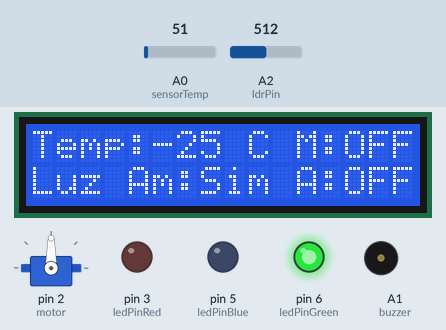
The sketch below on a simulated Arduino Uno, built with avr-gcc and run on an emulated ATmega328P. Shown: servo, 16×2 character LCD, output pins drawn as LEDs (lit = HIGH), buzzer (waves = sounding, pin HIGH). The test bench sets the inputs (shaded band); at power-on: A2 (ldrPin) = 512, A0 (sensorTemp) = 51. What the sketch prints to the serial monitor is not drawn.

Above: at 1.2 s.
1.3 s: A2 (ldrPin) set to 57
2.8 s: A2 (ldrPin) set to 51
At 3.2 s:
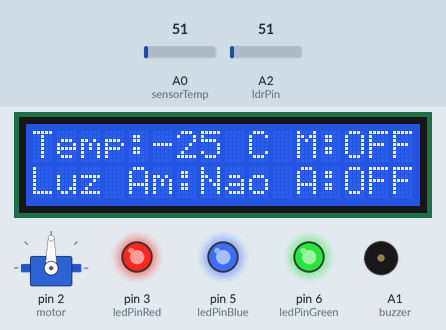
4.3 s: A0 (sensorTemp) set to 61
At 5.4 s:
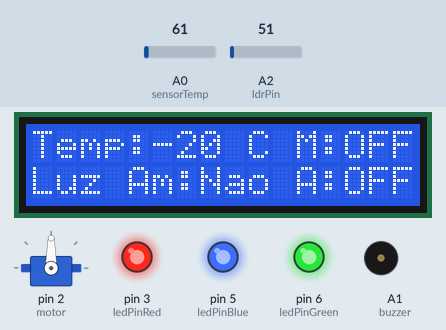
5.9 s: A0 (sensorTemp) set to 71
At 6.4 s:
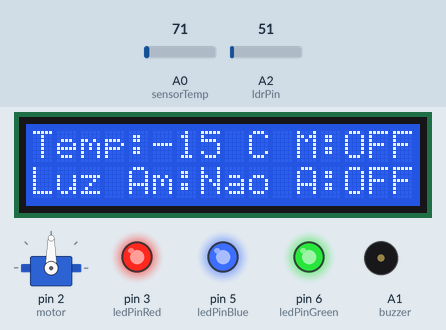
7.4 s: A0 (sensorTemp) set to 86
At 8.5 s:
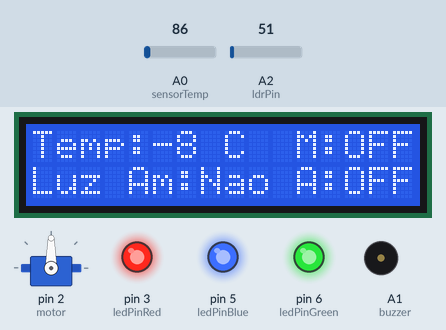
8.9 s: A2 (ldrPin) set to 122
At 9.2 s:
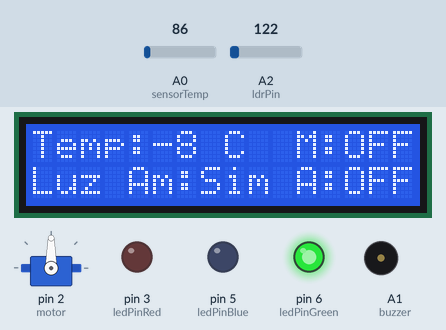
Timing chart, 0 to 11.4 s (numbered marks = the images above; inputs shaded):
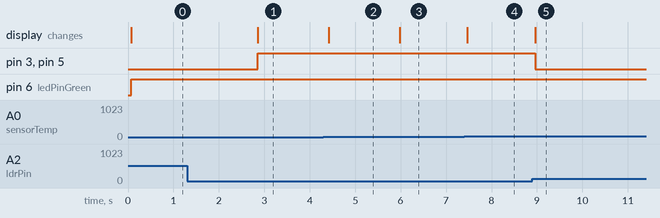

Measured:
- the behaviour switches between 55 and 54 on A2 (ldrPin) (found by bisection; images 0 and 1)
- after the input at 1.3 s, every drawn part: stays the same
- after the input at 2.8 s, pin 3 (ledPinRed), pin 5 (ledPinBlue): LOW → HIGH after 0.05 s; the display: changes after 0.05 s (image 1)
- after the input at 4.3 s, the display: changes after 0.11 s (image 2)
- after the input at 5.9 s, the display: changes after 0.08 s (image 3)
- after the input at 7.4 s, the display: changes after 0.07 s (image 4)
- after the input at 8.9 s, pin 3 (ledPinRed), pin 5 (ledPinBlue): HIGH → LOW after 0.06 s; the display: changes after 0.06 s (image 5)

The sketch:

CircuitosEletronicos.ino
```cpp
/*Criado por Leônidas Gomes Borges
Plataforma Arduino - Linguagem C*/

//inclui bibliotecas
#include <Servo.h>
#include <LiquidCrystal.h>

//indica quais portas serão usadas no LCD
LiquidCrystal lcd(7,8,10,11,12,13);

//declara as variaveis
int celsius = 0;
int Temp = 40;
const int motor = 2;
const int ledPinRed = 3;
const int ledPinBlue = 5;
const int ledPinGreen = 6;
const int sensorTemp = A0;
const int buzzer = A1;
const int ldrPin = A2;
//nomeia o servo
Servo servo;
//angulos de giro do motor
int pos = 0;
void setup()
{
  Serial.begin(9600);//para ler o retorno numeral de alguma variavel
  servo.attach(motor);
  pinMode(sensorTemp, INPUT);//entradas e saidas no arduino
  pinMode(ldrPin, INPUT);
  pinMode(buzzer, OUTPUT);
  pinMode(motor, OUTPUT);
  pinMode(ledPinRed, OUTPUT);
  pinMode(ledPinBlue, OUTPUT);
  pinMode(ledPinGreen, OUTPUT);
}

void loop()
{
  celsius = map(((analogRead(sensorTemp) - 20) * 3.04), 0, 1023, -40, 125); //seta o menor/maior bit para a menor/maior temperatura
  Serial.println(celsius);
  //como estado inicial, o controle deslizante do sensor de temperatura marca -15 ºC,
  //então é feita o cálculo para converter o estado inicial
  //sendo, ((sensorTemp) - 20) * 3.04), para iniciar em 25 ºC.
  lcd.begin(16,2);
  lcd.print("Temp:");// Temperatura
  lcd.print(celsius);
  lcd.print(" C");// Celsius
  lcd.setCursor(0,1);
  lcd.print("Luz Am: ");// Luz Ambiente
  lcd.setCursor(11,0);
  lcd.print("M: ");// Motor
  lcd.setCursor(11,1);
  lcd.print("A: ");// Alarme
  int ldrStatus = analogRead(ldrPin);

  if (ldrStatus <= 54) // essa condição funciona, o led muda de cor e muda no lcd
  {
    digitalWrite(ledPinRed, HIGH);//acende led branco
    digitalWrite(ledPinBlue, HIGH);
    digitalWrite(ledPinGreen, HIGH);
    lcd.setCursor(7,1);
    lcd.print("Nao");
  }
  else // essa condição funciona, o led muda de cor e muda no lcd
  {
    digitalWrite(ledPinRed, LOW);//acende led verde
    digitalWrite(ledPinBlue, LOW);
    digitalWrite(ledPinGreen, HIGH);
    lcd.setCursor(7,1);
    lcd.print("Sim");
  }

   if (celsius >= Temp)//essa condição funciona, o led muda de cor e o servo gira
  {
    digitalWrite(ledPinRed, HIGH);//acende led vermelho
    digitalWrite(ledPinBlue, LOW);
    digitalWrite(ledPinGreen, LOW);
    analogWrite(buzzer, 255);//aciona o buzzer
    delay(850);
    analogWrite(buzzer, 0);//para o buzzer
    delay(850);
    lcd.setCursor(13,0);
    lcd.print("ON");
    lcd.setCursor(13,1);
    lcd.print("ON");
    for(pos = 0; pos <= 180; pos += 1)//gira até a metade do motor
  	{
    	servo.write(pos);
    	delay(15);
 	 }
    for(pos = 0; pos >= 180; pos -= 1)//gira a outra metade do motor até a posição inicial
    {
    	servo.write(pos);
    	delay(15);
    }
   }
  else
    lcd.setCursor(13,0);
    lcd.print("OFF");
    lcd.setCursor(13,1);
    lcd.print("OFF");
}
```
